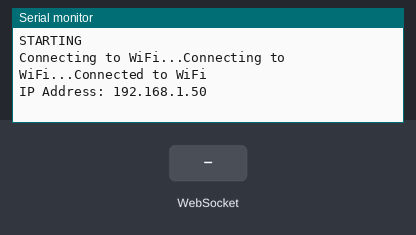
Simulated run of this sketch. Board: ESP8266 (NodeMCU). On the bench: the last lines printed to the serial monitor. The test bench sets the inputs (shaded band). WiFi joins after 1.5 s; servers stay silent unless stated.

Above: at 3.2 s.
3.3 s: WebSocket text "1" received
At 4.2 s:
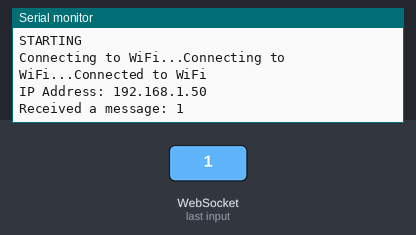
6.3 s: WebSocket text "0" received
At 7.5 s:
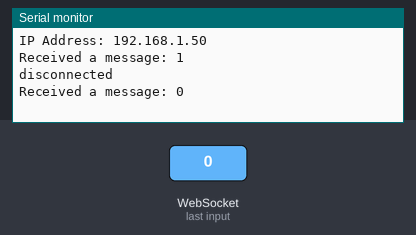
7.8 s: WebSocket text "2" received
At 8.8 s:
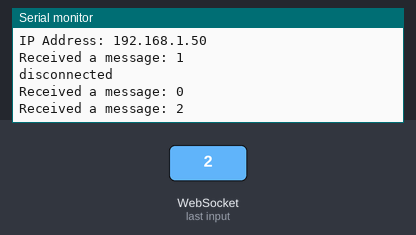

Measured:
- after the input at 3.3 s, the serial monitor: prints a new line at once (image 1)
- after the input at 6.3 s, the serial monitor: prints a new line at once (image 2)
- after the input at 7.8 s, the serial monitor: prints a new line at once (image 3)

The sketch:

ESP8266Code.ino
```cpp
#include <ESP8266WiFi.h>
#include <WebSocketsClient.h>

char ssid[] = "Ziltoid";
char pass[] = "omniscient";
char serverAddress[] = "192.168.2.87";
int port = 8080;

WiFiClient wifi;
WebSocketsClient client;

unsigned long previousMillis = 0;
const long interval = 50;
const long disconnectInterval = 5000;
unsigned long lastDisconnectPrint = 0;
const char* clientID = "uniqueClientID1"; // Changed to a const char array
int count = 0; // Declare the count variable

void setup() {
  Serial.begin(9600);
  Serial.println("STARTING");
  WiFi.begin(ssid, pass);
  while (WiFi.status() != WL_CONNECTED) {
    delay(1000);
    Serial.print("Connecting to WiFi...");
  }
  Serial.println("Connected to WiFi");
  Serial.print("IP Address: ");
  Serial.println(WiFi.localIP());

  client.begin(serverAddress, port);
  client.onEvent(webSocketEvent);
  client.setAuthorization("Authorization Header"); // Add your authorization header if needed

  // Send the client ID on connection
  String messageToSend = "ID:" + String(clientID);
  client.sendTXT(messageToSend);

}

void loop() {
  client.loop();
  unsigned long currentMillis = millis();

  if (!client.isConnected()) {
    if (currentMillis - lastDisconnectPrint >= disconnectInterval) {
      lastDisconnectPrint = currentMillis;
      Serial.println("disconnected");
      client.begin(serverAddress, port); // Reconnect to the WebSocket server
      client.setAuthorization("Authorization Header"); // Add your authorization header if needed
      delay(1000); // Wait for a second before sending the initial message
      String messageToSend = "ID:" + String(clientID); // Send the client ID on reconnection
      client.sendTXT(messageToSend);
    }
  } else {
    if (currentMillis - previousMillis >= interval) {
      previousMillis = currentMillis;
      Serial.print("Sending hello ");
      Serial.println(count);
      String messageToSend = "hello ";
      messageToSend += count;
      client.sendTXT(messageToSend); // Send the message
      count++;
    }
  }
}

void webSocketEvent(WStype_t type, uint8_t * payload, size_t length) {
  switch(type) {
    case WStype_TEXT:
      Serial.print("Received a message: ");
      Serial.println((char *)payload);
      break;
    case WStype_DISCONNECTED:
      Serial.println("WebSocket disconnected");
      break;
    default:
      break;
  }
}
```
